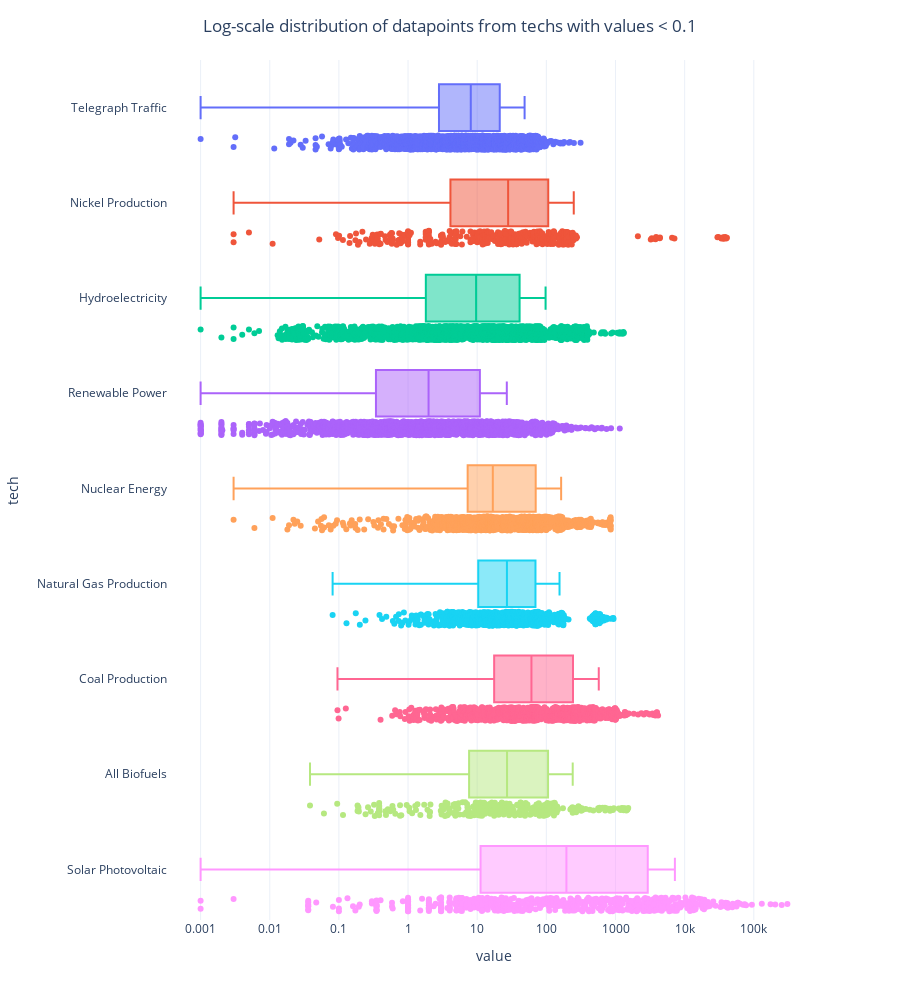

This figure's notebook cell:
### Code cell
filtered_techs = data_clean.groupby('tech')['value'].apply(lambda x: (x < 0.1).any())
techs_list = filtered_techs[filtered_techs].index
df = data_clean[data_clean['tech'].isin(techs_list)]

fig = px.box(df, x='value', y='tech', color='tech', log_x=True, points='all',
             height=1000, template='plotly_white', hover_data=['country', 'year', 'value', 'metric', 'unit'])
fig.update_xaxes(nticks=10)
fig.update_layout(title=dict(text="Log-scale distribution of datapoints from techs with values < 0.1", x=0.5, y=0.98),
                  showlegend=False)
fig.show()

### Figure 1 — Plotly figure (JSON) as saved in the notebook; plotly's stock layout.template omitted (floating-point values rounded to 4 significant figures; data arrays with more than 128 entries replaced by an {"elided": "..."} marker saying what was removed)
{"data": [{"alignmentgroup": "True", "boxpoints": "all", "customdata": {"elided": "2319x4 mixed values"}, "hovertemplate": "tech=%{y}<br>value=%{x}<br>country=%{customdata[0]}<br>year=%{customdata[1]}<br>metric=%{customdata[2]}<br>unit=%{customdata[3]}<extra></extra>", "legendgroup": "Telegraph Traffic", "marker": {"color": "#636efa"}, "name": "Telegraph Traffic", "notched": false, "offsetgroup": "Telegraph Traffic", "orientation": "h", "showlegend": true, "type": "box", "x": {"elided": "2319 float values"}, "x0": " ", "xaxis": "x", "y": {"elided": "2319 str values"}, "y0": " ", "yaxis": "y"}, {"alignmentgroup": "True", "boxpoints": "all", "customdata": {"elided": "384x4 mixed values"}, "hovertemplate": "tech=%{y}<br>value=%{x}<br>country=%{customdata[0]}<br>year=%{customdata[1]}<br>metric=%{customdata[2]}<br>unit=%{customdata[3]}<extra></extra>", "legendgroup": "Nickel Production", "marker": {"color": "#EF553B"}, "name": "Nickel Production", "notched": false, "offsetgroup": "Nickel Production", "orientation": "h", "showlegend": true, "type": "box", "x": {"elided": "384 float values"}, "x0": " ", "xaxis": "x", "y": {"elided": "384 str values"}, "y0": " ", "yaxis": "y"}, {"alignmentgroup": "True", "boxpoints": "all", "customdata": {"elided": "2116x4 mixed values"}, "hovertemplate": "tech=%{y}<br>value=%{x}<br>country=%{customdata[0]}<br>year=%{customdata[1]}<br>metric=%{customdata[2]}<br>unit=%{customdata[3]}<extra></extra>", "legendgroup": "Hydroelectricity", "marker": {"color": "#00cc96"}, "name": "Hydroelectricity", "notched": false, "offsetgroup": "Hydroelectricity", "orientation": "h", "showlegend": true, "type": "box", "x": {"elided": "2116 float values"}, "x0": " ", "xaxis": "x", "y": {"elided": "2116 str values"}, "y0": " ", "yaxis": "y"}, {"alignmentgroup": "True", "boxpoints": "all", "customdata": {"elided": "1576x4 mixed values"}, "hovertemplate": "tech=%{y}<br>value=%{x}<br>country=%{customdata[0]}<br>year=%{customdata[1]}<br>metric=%{customdata[2]}<br>unit=%{customdata[3]}<extra></extra>", "legendgroup": "Renewable Power", "marker": {"color": "#ab63fa"}, "name": "Renewable Power", "notched": false, "offsetgroup": "Renewable Power", "orientation": "h", "showlegend": true, "type": "box", "x": {"elided": "1576 float values"}, "x0": " ", "xaxis": "x", "y": {"elided": "1576 str values"}, "y0": " ", "yaxis": "y"}, {"alignmentgroup": "True", "boxpoints": "all", "customdata": {"elided": "1209x4 mixed values"}, "hovertemplate": "tech=%{y}<br>value=%{x}<br>country=%{customdata[0]}<br>year=%{customdata[1]}<br>metric=%{customdata[2]}<br>unit=%{customdata[3]}<extra></extra>", "legendgroup": "Nuclear Energy", "marker": {"color": "#FFA15A"}, "name": "Nuclear Energy", "notched": false, "offsetgroup": "Nuclear Energy", "orientation": "h", "showlegend": true, "type": "box", "x": {"elided": "1209 float values"}, "x0": " ", "xaxis": "x", "y": {"elided": "1209 str values"}, "y0": " ", "yaxis": "y"}, {"alignmentgroup": "True", "boxpoints": "all", "customdata": {"elided": "907x4 mixed values"}, "hovertemplate": "tech=%{y}<br>value=%{x}<br>country=%{customdata[0]}<br>year=%{customdata[1]}<br>metric=%{customdata[2]}<br>unit=%{customdata[3]}<extra></extra>", "legendgroup": "Natural Gas Production", "marker": {"color": "#19d3f3"}, "name": "Natural Gas Production", "notched": false, "offsetgroup": "Natural Gas Production", "orientation": "h", "showlegend": true, "type": "box", "x": {"elided": "907 float values"}, "x0": " ", "xaxis": "x", "y": {"elided": "907 str values"}, "y0": " ", "yaxis": "y"}, {"alignmentgroup": "True", "boxpoints": "all", "customdata": {"elided": "898x4 mixed values"}, "hovertemplate": "tech=%{y}<br>value=%{x}<br>country=%{customdata[0]}<br>year=%{customdata[1]}<br>metric=%{customdata[2]}<br>unit=%{customdata[3]}<extra></extra>", "legendgroup": "Coal Production", "marker": {"color": "#FF6692"}, "name": "Coal Production", "notched": false, "offsetgroup": "Coal Production", "orientation": "h", "showlegend": true, "type": "box", "x": {"elided": "898 float values"}, "x0": " ", "xaxis": "x", "y": {"elided": "898 str values"}, "y0": " ", "yaxis": "y"}, {"alignmentgroup": "True", "boxpoints": "all", "customdata": {"elided": "327x4 mixed values"}, "hovertemplate": "tech=%{y}<br>value=%{x}<br>country=%{customdata[0]}<br>year=%{customdata[1]}<br>metric=%{customdata[2]}<br>unit=%{customdata[3]}<extra></extra>", "legendgroup": "All Biofuels", "marker": {"color": "#B6E880"}, "name": "All Biofuels", "notched": false, "offsetgroup": "All Biofuels", "orientation": "h", "showlegend": true, "type": "box", "x": {"elided": "327 float values"}, "x0": " ", "xaxis": "x", "y": {"elided": "327 str values"}, "y0": " ", "yaxis": "y"}, {"alignmentgroup": "True", "boxpoints": "all", "customdata": {"elided": "567x4 mixed values"}, "hovertemplate": "tech=%{y}<br>value=%{x}<br>country=%{customdata[0]}<br>year=%{customdata[1]}<br>metric=%{customdata[2]}<br>unit=%{customdata[3]}<extra></extra>", "legendgroup": "Solar Photovoltaic", "marker": {"color": "#FF97FF"}, "name": "Solar Photovoltaic", "notched": false, "offsetgroup": "Solar Photovoltaic", "orientation": "h", "showlegend": true, "type": "box", "x": {"elided": "567 float values"}, "x0": " ", "xaxis": "x", "y": {"elided": "567 str values"}, "y0": " ", "yaxis": "y"}], "layout": {"boxmode": "overlay", "height": 1000, "legend": {"title": {"text": "tech"}, "tracegroupgap": 0}, "margin": {"t": 60}, "showlegend": false, "title": {"text": "Log-scale distribution of datapoints from techs with values < 0.1", "x": 0.5, "y": 0.98}, "xaxis": {"anchor": "y", "domain": [0, 1], "nticks": 10, "title": {"text": "value"}, "type": "log"}, "yaxis": {"anchor": "x", "categoryarray": ["Solar Photovoltaic", "All Biofuels", "Coal Production", "Natural Gas Production", "Nuclear Energy", "Renewable Power", "Hydroelectricity", "Nickel Production", "Telegraph Traffic"], "categoryorder": "array", "domain": [0, 1], "title": {"text": "tech"}}}}
